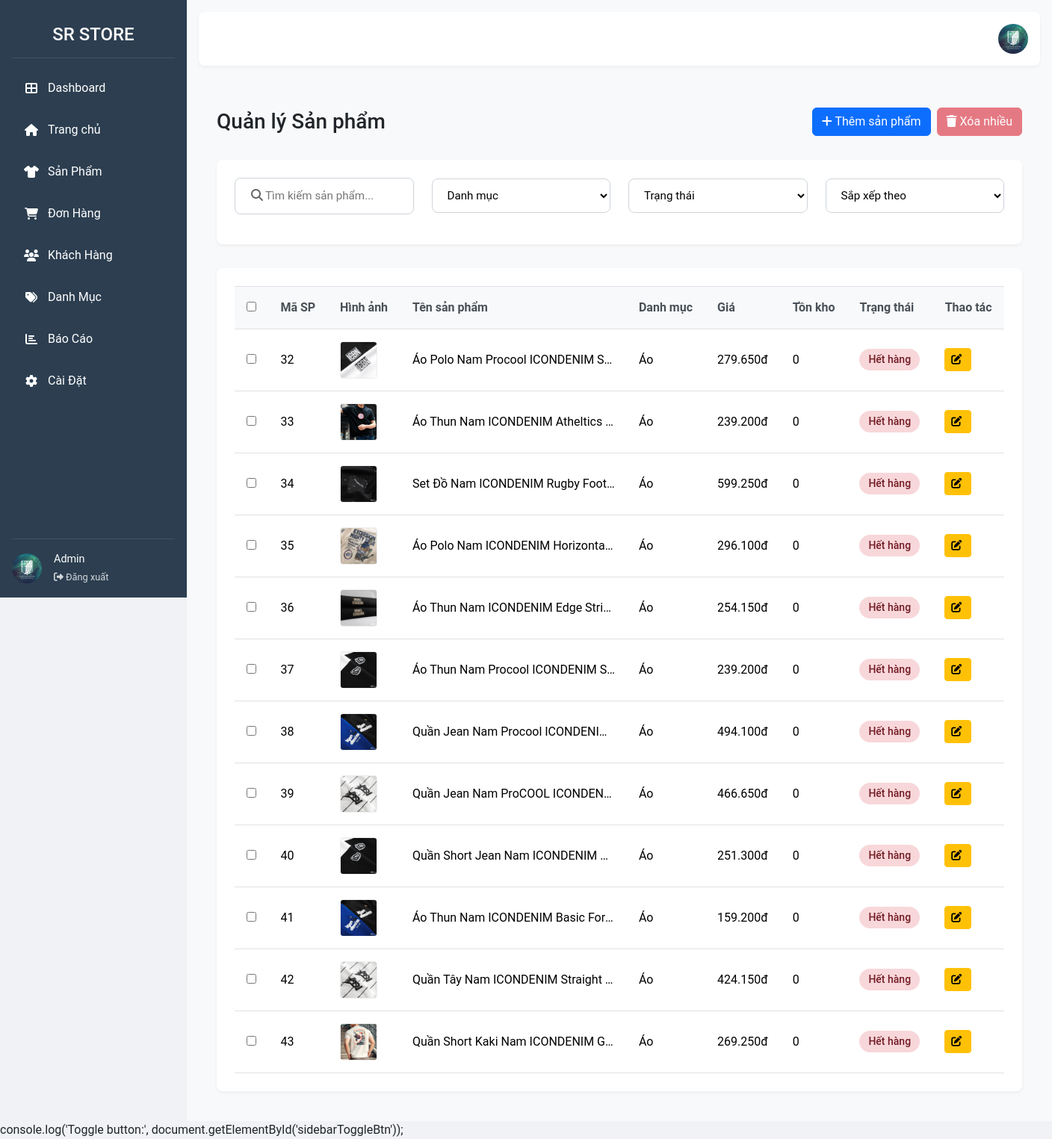
The app's page /index.php?controller=adminproduct with its own data.
### tables this page shows
CREATE TABLE `product` (
  `id_product` int(11) NOT NULL,
  `name` varchar(255) NOT NULL,
  `description` text DEFAULT NULL,
  `original_price` decimal(10,2) DEFAULT NULL,
  `discount_percent` int(11) DEFAULT NULL,
  `current_price` decimal(10,2) DEFAULT NULL,
  `created_at` datetime DEFAULT current_timestamp(),
  `updated_at` datetime DEFAULT current_timestamp() ON UPDATE current_timestamp(),
  `id_Category` int(11) DEFAULT NULL,
  `main_image` varchar(255) DEFAULT NULL,
  `link` varchar(255) DEFAULT NULL,
  `meta` varchar(255) DEFAULT NULL,
  `hide` int(11) DEFAULT NULL,
  `order` int(11) DEFAULT NULL,
  `click_count` int(11) DEFAULT 0,
  `store` int(11) NOT NULL DEFAULT 0,
  `img2` varchar(255) NOT NULL,
  `img3` varchar(255) NOT NULL,
  `tag` text NOT NULL,
  `CSDoiTra` varchar(255) NOT NULL,
  `CSGiaoHang` varchar(255) NOT NULL,
  `M` int(11) NOT NULL DEFAULT 0,
  `L` int(11) NOT NULL DEFAULT 0,
  `XL` int(11) NOT NULL DEFAULT 0
);

CREATE TABLE `category` (
  `id_Category` int(11) NOT NULL,
  `name` varchar(255) NOT NULL,
  `image` varchar(255) DEFAULT NULL,
  `link` varchar(255) DEFAULT NULL,
  `meta` varchar(255) DEFAULT NULL,
  `hide` int(11) DEFAULT NULL,
  `order` int(11) DEFAULT NULL
);

### Controllers/BaseController.php (called while the page is built, shortened)
<?php
class BaseController
{
    public function view($viewPath, array $data = [])
    {
        return require(self::VIEW_FOLDER_NAME . '/' . str_replace('.', '/', $viewPath) . '.php');
    }
}
?>

### Controllers/AdminproductController.php (called while the page is built, shortened)
<?php
class AdminproductController extends BaseController
{
    private $productModel;
    private $categoryModel;
    public function __construct()
    {
        $this->productModel = new ProductModel();
        $this->categoryModel = new CategoryModel();
    }
    public function index()
    {
        $this->view(
            "frontend.admin.AdminProduct.index",
            [
                "productList" => $this->productModel->getProductList_AdminProduct(),
                "categoryList" => $this->categoryModel->getAll(['name', 'id_Category'], 10000)
            ]
        );
    }
}
?>

### Models/BaseModel.php (called while the page is built, shortened)
<?php
class BaseModel extends Database
{
    protected $connect;
    public function __construct()
    {
        $this->connect = $this->connect();
    }
    public function _query($sql)
    {
        return mysqli_query($this->connect, $sql);
    }
    public function getByQuery($sql)
    {
        $query = $this->_query($sql);
        $data = [];
        while ($row = mysqli_fetch_assoc($query)) {
            array_push($data, $row);
        }
        return $data;
    }
}
?>

### core/Database.php (called while the page is built, shortened)
<?php
class Database
{
    public function connect()
    {
        $connect = mysqli_connect(self::HOST, self::USERNAME, self::PASSWORD, self::DB_NAME);
        mysqli_set_charset($connect, "utf8");
        if (mysqli_connect_errno() === 0) {
            return $connect;
        }
        return false;
    }
}
?>

### Models/ProductModel.php (called while the page is built, shortened)
<?php
class ProductModel extends BaseModel
{
  public function getProductList_AdminProduct()
  {
    $sql = "
        Select id_product, main_image, p.name as product_name, c.id_Category, c.name as category_name, CONCAT(REPLACE(FORMAT(p.current_price, 0), ',', '.'), 'đ') as current_price, CONCAT(REPLACE(FORMAT(p.original_price, 0), ',', '.'), 'đ') as original_price, store, click_count, created_at, updated_at, p.link, p.meta, p.`order`, tag, CSDoiTra, CSGiaoHang, description, discount_percent, p.hide, img2, img3, M, L, XL
        from product p join category c on p.id_Category = c.id_Category
        where p.hide = 0
        ";
    return $this->getByQuery($sql);
  }
}
?>

### Views/frontend/admin/AdminProduct/index.php (the view, shortened to what this page needs)
<!DOCTYPE html>
<html lang="vi">
<head>
    <link href="/Project_Website/ProjectWeb/layout/cssBootstrap/bootstrap.css" rel="stylesheet">
    <link rel="stylesheet" href="https://cdnjs.cloudflare.com/ajax/libs/font-awesome/6.4.0/css/all.min.css">
    <link rel="stylesheet" href="/Project_Website/ProjectWeb/Views/frontend/admin/AdminProduct/style.css">
    <link rel="stylesheet" href="/Project_Website/ProjectWeb/layout/css/Admin.css">
</head>
<body>
    <div class="admin-container">
        <?php include_once $_SERVER['DOCUMENT_ROOT'] . '/Project_Website/ProjectWeb/Views/frontend/partitions/frontend/sidebar.php'; ?>
        <div class="main-content">
         <header class="header">
                <div class="header-right" style="display: flex; align-items: center; gap: 1rem; margin-left: auto; position: relative;">
                    <div class="profile">
                        <img src="/Project_Website/ProjectWeb/upload/img/avatar.jpg" alt="Admin Avatar" class="profile-image">
                    </div>
                </div>
            </header>
            <div class="product-management">
                <div class="page-header d-flex justify-content-between align-items-center">
                    <h1 class="mb-0">Quản lý Sản phẩm</h1>
                    <div class="d-flex gap-2">
                        <button class="btn btn-primary" id="btn-add-product" data-bs-toggle="modal"
                            data-bs-target="#addProductModal">
                            <i class="fas fa-plus"></i> Thêm sản phẩm
                        </button>
                        <button class="btn btn-danger" id="deleteSelectedBtn" disabled>
                            <i class="fas fa-trash"></i> Xóa nhiều
                        </button>
                    </div>
                </div>
                <div class="product-filters">
                    <div class="filter-row">
                        <div class="filter-item">
                            <div class="search-box">
                                <button type="button">
                                    <i class="fas fa-search"></i>
                                </button>
                                <input id="searchInputProduct" type="text" placeholder="Tìm kiếm sản phẩm...">
                            </div>
                        </div>
                        <div class="filter-item">
                            <select class="filter-dropdown" id="filter-dropdown-product">
                                <option value="">Danh mục</option>
                            </select>
                        </div>
                        <div class="filter-item">
                            <select class="filter-dropdown" id="filter-dropdown-status-product">
                                <option value="">Trạng thái</option>
                            </select>
                        </div>
                        <div class="filter-item">
                            <select class="filter-dropdown" id="filter-dropdown-sort-product">
                                <option value="">Sắp xếp theo</option>
                            </select>
                        </div>
                    </div>
                </div>
                <div class="product-table">
                    <div class="table-responsive-product">
                        <table id="table-product" class="table">
                            <thead>
                                <tr>
                                    <th>
                                        <input type="checkbox" id="select-all">
                                    </th>
                                    <th>Mã SP</th>
                                    <th>Hình ảnh</th>
                                    <th>Tên sản phẩm</th>
                                    <th>Danh mục</th>
                                    <th>Giá</th>
                                    <th>Tồn kho</th>
                                    <th>Trạng thái</th>
                                    <th>Thao tác</th>
                                </tr>
                            </thead>
                            <tbody>
                                <?php
                                foreach ($productList as $data) {
                                    echo '
                                        <tr class="product-row" data-id_product="' . $data['id_product'] . '" data-name="' . $data['product_name'] . '"
                                            data-description="' . base64_encode($data['description']) . '"
                                            data-original_price="' . $data['original_price'] . '" data-discount_percent="' . $data['discount_percent'] . '" data-current_price="' . $data['current_price'] . '"
                                            data-created_at="' . $data['created_at'] . '" data-updated_at="' . $data['updated_at'] . '" data-id_category="' . $data['category_name'] . '" id_category = "' . $data['id_Category'] . '"
                                            data-main_image="/Project_Website/ProjectWeb/upload/img/All-Product/' . $data['main_image'] . '"
                                            data-img="/Project_Website/ProjectWeb/upload/img/All-Product/' . $data['img2'] . ',/Project_Website/ProjectWeb/upload/img/All-Product/' . $data['img3'] . '"
                                            data-link="' . $data['link'] . '" data-meta="' . $data['meta'] . '" data-hide="' . $data['hide'] . '" data-order="' . $data['order'] . '"
                                            data-click_count="' . $data['click_count'] . '" data-tags="' . $data['tag'] . '" data-M-quantity = "' . $data['M'] . '" data-L-quantity = "' . $data['L'] . '" data-XL-quantity = "' . $data['XL'] . '"
                                            data-policy_return="/Project_Website/ProjectWeb/upload/img/DetailProduct/' . $data['CSDoiTra'] . '"
                                            data-policy_warranty="/Project_Website/ProjectWeb/upload/img/DetailProduct/' . $data['CSGiaoHang'] . '" data-stock="' . $data['store'] . '">
                                            <td><input type="checkbox" class="product-checkbox"></td>
                                            <td>' . $data['id_product'] . '</td>
                                            <td><img src="/Project_Website/ProjectWeb/upload/img/All-Product/' . $data['main_image'] . '" alt="Product" width="50"></td>
                                            <td>' . $data['product_name'] . '</td>
                                            <td>' . $data['category_name'] . '</td>
                                            <td>' . $data['current_price'] . '</td>
                                            <td>' . $data['store'] . '</td>';
                                    if ((int) $data['store'] == 0) {
                                        echo '
                                                    <td><span class="status cancelled">Hết hàng</span></td>
                                                ';
                                    } else {
                                        echo '
                                                    <td><span class="status completed">Còn hàng</span></td>
                                                ';
                                    }
                                    echo '
                                            <td>
                                                <div class="action-buttons">
                                                    <button class="btn btn-sm btn-warning btn-edit" title="Sửa"><i
                                                            class="fas fa-edit"></i></button>
                                                </div>
                                            </td>
                                        </tr>
                                ';
                                }
                                ?>
                            </tbody>
                        </table>
                    </div>
                </div>
            </div>
        </div>
    </div>
                                   console.log('Toggle button:', document.getElementById('sidebarToggleBtn'));
</body>
</html>

### Views/frontend/admin/AdminProduct/style.css (style rules this page uses)
.table-responsive-product { display: block; width: 100%; overflow-x: auto; -webkit-overflow-scrolling: touch; }
.table-responsive-product .table { width: 100%; margin-bottom: 0; }
@media (min-width: 992px) { .header { top: 0; left: 250px; background: #fff; box-shadow: 0 2px 4px rgba(0,0,0,0.05); } }
@media (min-width: 992px) { .main-content { margin-left: 250px; padding-top: 70px; } }
@media (min-width: 992px) { .product-management { padding: 1.5rem; } }
@media (min-width: 992px) { .filter-row { gap: 1rem; } }
@media (min-width: 1200px) { .product-management { padding: 2rem; } }
@media (min-width: 1200px) { .filter-row { gap: 1.5rem; } }
.product-table td img { border-radius: 4px; border: 1px solid #eee; object-fit: cover; }
.status { border-radius: 20px; padding: 0.25rem 0.75rem; display: inline-block; font-weight: 500; font-size: 0.875rem; white-space: nowrap; }
.table th { text-align: left; white-space: nowrap; padding: 0.75rem; vertical-align: middle; }
.table td { text-align: left; vertical-align: middle; padding: 0.75rem; }
.table th:nth-child(4), .table td:nth-child(4) { min-width: 180px; max-width: 250px; overflow: hidden; text-overflow: ellipsis; white-space: nowrap; }
.table th:last-child, .table td:last-child { text-align: center; white-space: nowrap; }
.product-table td:nth-child(4) { overflow: hidden; }
.product-table td:nth-child(4) { max-width: 300px; overflow: hidden; text-overflow: ellipsis; white-space: nowrap; }

### Views/frontend/partitions/frontend/sidebar.php (style rules this page uses)
@media (min-width: 992px) { .main-content { margin-left: 250px; } }

### records on screen
product: id_product "32", main_image (picture), name "Áo Polo Nam Procool ICONDENIM S…", id_Category.name "Áo", current_price "279.650đ", store "0", shows "Hết hàng"
product: id_product "33", main_image (picture), name "Áo Thun Nam ICONDENIM Atheltics…", id_Category.name "Áo", current_price "239.200đ", store "0", shows "Hết hàng"
product: id_product "34", main_image (picture), name "Set Đồ Nam ICONDENIM Rugby Foot…", id_Category.name "Áo", current_price "599.250đ", store "0", shows "Hết hàng"
product: id_product "35", main_image (picture), name "Áo Polo Nam ICONDENIM Horizonta…", id_Category.name "Áo", current_price "296.100đ", store "0", shows "Hết hàng"
product: id_product "36", main_image (picture), name "Áo Thun Nam ICONDENIM Edge Stri…", id_Category.name "Áo", current_price "254.150đ", store "0", shows "Hết hàng"
product: id_product "37", main_image (picture), name "Áo Thun Nam Procool ICONDENIM S…", id_Category.name "Áo", current_price "239.200đ", store "0", shows "Hết hàng"
product: id_product "38", main_image (picture), name "Quần Jean Nam Procool ICONDENI…", id_Category.name "Áo", current_price "494.100đ", store "0", shows "Hết hàng"
product: id_product "39", main_image (picture), name "Quần Jean Nam ProCOOL ICONDEN…", id_Category.name "Áo", current_price "466.650đ", store "0", shows "Hết hàng"
product: id_product "40", main_image (picture), name "Quần Short Jean Nam ICONDENIM…", id_Category.name "Áo", current_price "251.300đ", store "0", shows "Hết hàng"
product: id_product "41", main_image (picture), name "Áo Thun Nam ICONDENIM Basic For…", id_Category.name "Áo", current_price "159.200đ", store "0", shows "Hết hàng"
product: id_product "42", main_image (picture), name "Quần Tây Nam ICONDENIM Straight…", id_Category.name "Áo", current_price "424.150đ", store "0", shows "Hết hàng"
product: id_product "43", main_image (picture), name "Quần Short Kaki Nam ICONDENIM G…", id_Category.name "Áo", current_price "269.250đ", store "0", shows "Hết hàng"
